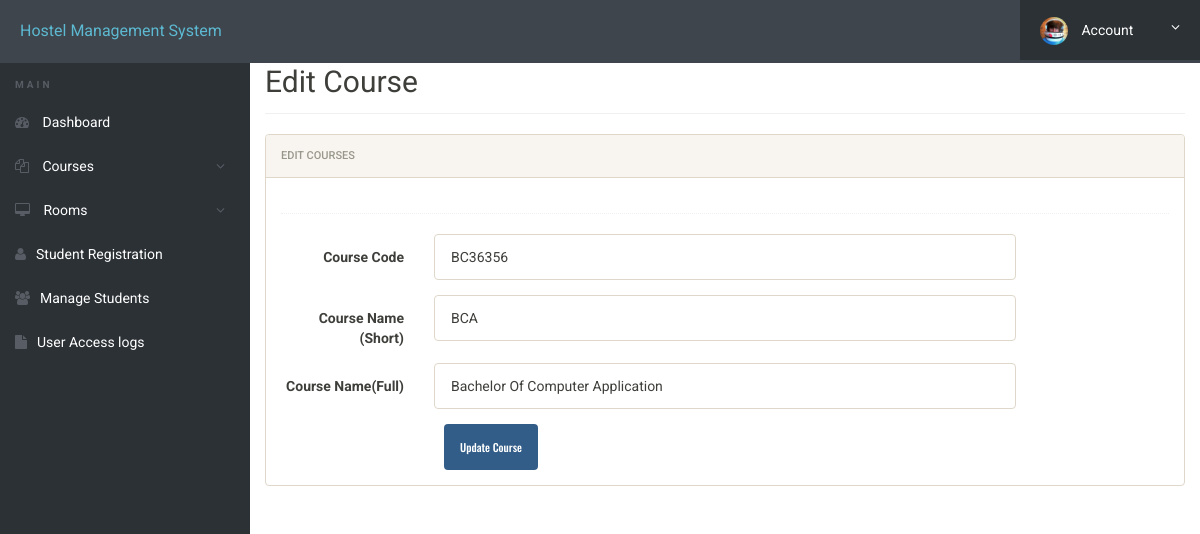
The page /admin/edit-course.php?id=4 (signed in) on the database its author committed.
### tables this page shows
CREATE TABLE courses (
  id int(11) NOT NULL,
  course_code varchar(255) DEFAULT NULL,
  course_sn varchar(255) DEFAULT NULL,
  course_fn varchar(255) DEFAULT NULL,
  posting_date timestamp NULL DEFAULT CURRENT_TIMESTAMP
);

### admin/edit-course.php (the view, shortened to what this page needs)
<?php
include('includes/config.php');
?>
<!doctype html>
<html lang="en" class="no-js">
<head>
	<link rel="stylesheet" href="css/font-awesome.min.css">
	<link rel="stylesheet" href="css/bootstrap.min.css">
	<link rel="stylesheet" href="css/dataTables.bootstrap.min.css">>
	<link rel="stylesheet" href="css/bootstrap-social.css">
	<link rel="stylesheet" href="css/bootstrap-select.css">
	<link rel="stylesheet" href="css/fileinput.min.css">
	<link rel="stylesheet" href="css/awesome-bootstrap-checkbox.css">
	<link rel="stylesheet" href="css/style.css">
</head>
<body>
	<?php include('includes/header.php');?>
	<div class="ts-main-content">
		<?php include('includes/sidebar.php');?>
		<div class="content-wrapper">
			<div class="container-fluid">
				<div class="row">
					<div class="col-md-12">
						<h2 class="page-title">Edit Course </h2>
						<div class="row">
							<div class="col-md-12">
								<div class="panel panel-default">
									<div class="panel-heading">Edit courses</div>
									<div class="panel-body">
										<form method="post" class="form-horizontal">
												<?php
												$id=$_GET['id'];
	$ret="select * from courses where id=?";
		$stmt= $mysqli->prepare($ret) ;
	 $stmt->bind_param('i',$id);
	 $stmt->execute() ;
	 $res=$stmt->get_result();
	   while($row=$res->fetch_object())
	  {
	  	?>
						<div class="hr-dashed"></div>
						<div class="form-group">
						<label class="col-sm-2 control-label">Course Code </label>
					<div class="col-sm-8">
					<input type="text"  name="cc" value="<?php echo $row->course_code;?>"  class="form-control"> </div>
					</div>
				 <div class="form-group">
				<label class="col-sm-2 control-label">Course Name (Short)</label>
		<div class="col-sm-8">
	<input type="text" class="form-control" name="cns" id="cns" value="<?php echo $row->course_sn;?>" required="required">
						 </div>
						</div>
<div class="form-group">
									<label class="col-sm-2 control-label">Course Name(Full)</label>
									<div class="col-sm-8">
									<input type="text" class="form-control" name="cnf" value="<?php echo $row->course_fn;?>" >
												</div>
											</div>
<?php } ?>
												<div class="col-sm-8 col-sm-offset-2">
													<input class="btn btn-primary" type="submit" name="submit" value="Update Course">
												</div>
											</div>
									</div>
								</div>
							</div>
							</div>
						</div>
					</div>
				</div>
			</div>
</body>
</html>

### admin/css/style.css (style rules this page uses)
html { font-size: 14px; }
@media only screen and (min-width: 480px) { html { font-size: 17px; } }
@media only screen and (min-width: 768px) { html { font-size: 14px; } }
body { font-size: 1em; }
.btn { font-family: 'Oswald', sans-serif; }
.hr-dashed { background-color: transparent; border-top: 1px dotted #edf0f5; color: transparent; height: 1px; margin: 20px 0; }
.panel { overflow: hidden; }
.btn { text-transform: none; }
.page-title { padding-bottom: 15px; margin-bottom: 20px; border-bottom: 1px solid #f0f0f0; }
.ts-main-content .content-wrapper { padding-top: 15px; margin-top: 10px; }
@media only screen and (min-width: 992px) { .ts-main-content .content-wrapper { margin-left: 250px; } }

### rows shown on the page
courses: cc "BC36356", cns "BCA", cnf "Bachelor Of Computer Application"
